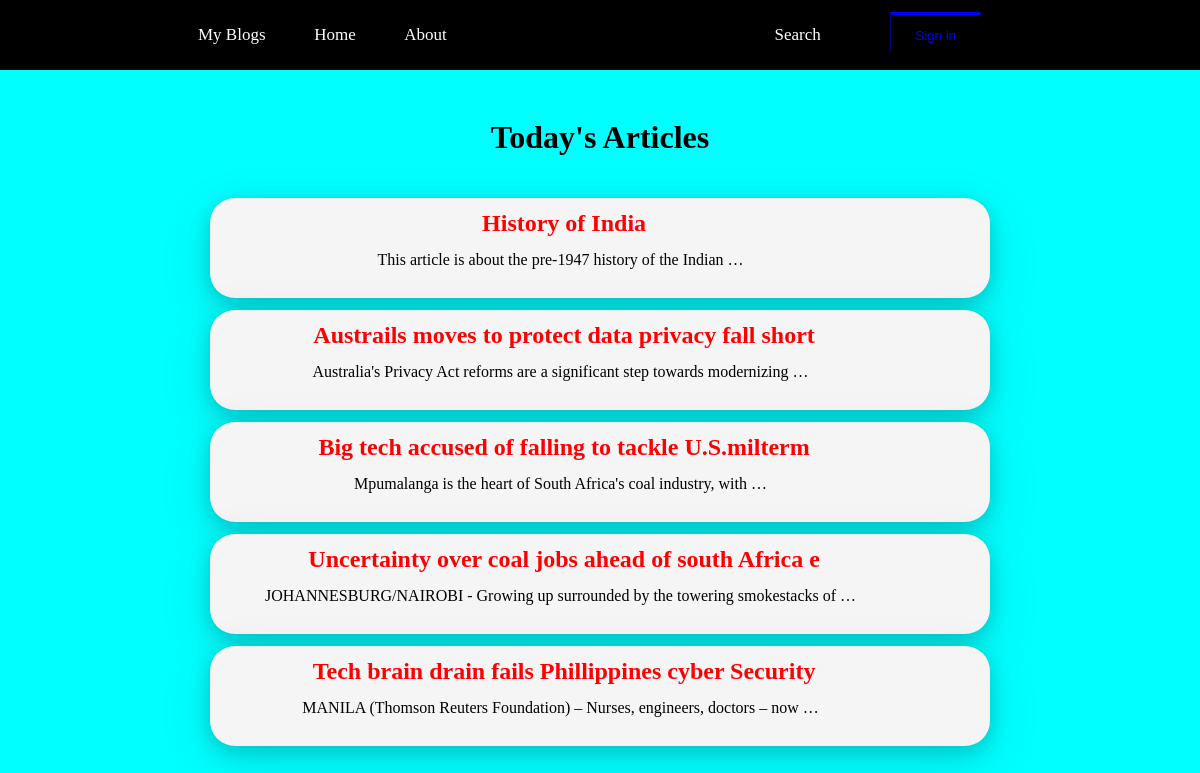
The page / on the database its author committed.
### home/models.py (models this page shows)
class Article(models.Model):
    name=models.CharField(max_length=50)
    descriptions=models.CharField(max_length=900)

### home/views.py (the view)
# urls.py: path('',views.index,name="home"),
def index(req):
    context={
        'data':data
    }
    return render(req,'index.html',context)

### home/templates/index.html (shortened to what this page needs)
<!DOCTYPE html>
<html lang="en">
<head>
</head>
<body>
    <div id="d1">
        <div id="d2">
            <ul>
                <li>My Blogs</li>
                <li><a href="{% url 'home' %}">Home</a></li>
                <li><a href="{% url 'about' %}">About</a></li>
            </ul>
        </div>
        <div id="d3">
           <ol>
            <li>Search</li>
            <li><button id="d4">Sign in</button></li>
           </ol>
        </div>
    </div>
 <div id="demo1">
    <center>
        <div id="demo2">
            <h1>Today's Articles</h1>
        </div>
    </center>
   <center>
    {% for i in data %}
    <div class="demo3">
       <a href="{% url 'details' i.id %}"> <h2>{{i.name}}</h2></a>
        <p>{{i.descriptions |truncatewords:10}}</p>
    </div>
    {% endfor %}
</div>
</body>
</html>

### home/templates/index.html (style rules this page uses)
* { margin: 0%; padding: 0%; box-sizing: border-box; }
#d1 { border: 2px solid; height: 70px; width: 100%; display: flex; justify-content: space-evenly; background-color: black; }
#d2 { border: 2px solid; height: 50px; width: 350px; margin-top: 1%; }
#d2 ul { list-style: none; display: flex; justify-content: space-evenly; padding-top: 2.5%; font-size: 17px; color: white; }
#d3 { border: 2px solid; height: 50; width: 350px; margin-left:5%; }
#d3 ol { display: flex; justify-content: space-evenly; list-style: none; padding-top: 6%; font-size: 17px; color: white; }
#d4 { height: 40px; width: 90px; margin-top: -14%; border: none; color: blue; box-shadow: -0.5px -3px blue; background-color: black; }
#demo1 { border: 1px solid aqua; height: 100vh; background-color: aqua; }
#demo2 { height: 115px; width: 100%; padding-top: 4%; }
.demo3 { height: 100px; width: 780px; border-radius: 25px; box-shadow: -3px -3px rgb(245, 234, 219); background-color: whitesmoke; box-shadow: rgba(17, 17, 26, 0.1) 0px 4px 16px, rgba(17, 17, 26, 0.1) 0px 8px 24px, rgba(17, 17, 26, 0.1) 0px 16px 56px; padding-right: 6%; padding-top: 1%; margin-top: 1%; }
.demo3 h2 { color: red; }
.demo3 p { padding-right: 1%; padding-top: 2%; }
a { text-decoration: none; color: white; }

### rows shown on the page
Article: name "History of India", descriptions "This article is about the pre-1947 history of the Indian …"
Article: name "Austrails moves to protect data privacy fall short", descriptions "Australia's Privacy Act reforms are a significant step towards modernizing …"
Article: name "Big tech accused of falling to tackle U.S.milterm", descriptions "Mpumalanga is the heart of South Africa's coal industry, with …"
Article: name "Uncertainty over coal jobs ahead of south Africa e", descriptions "JOHANNESBURG/NAIROBI - Growing up surrounded by the towering smokestacks of …"
Article: name "Tech brain drain fails Phillippines cyber Security", descriptions "MANILA (Thomson Reuters Foundation) – Nurses, engineers, doctors – now …"
